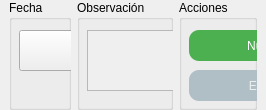
       <widget class="QFrame" name="frame_2">
        <property name="minimumSize">
         <size>
          <width>0</width>
          <height>100</height>
         </size>
        </property>
        <property name="styleSheet">
         <string notr="true">QPushButton {
    color:  white;
    background-color: #0097a7;
	border-radius: 10px;
	padding: 10px;
}</string>
        </property>
        <property name="frameShape">
         <enum>QFrame::NoFrame</enum>
        </property>
        <property name="frameShadow">
         <enum>QFrame::Raised</enum>
        </property>
        <layout class="QGridLayout" name="gridLayout" columnstretch="4,4,2">
         <property name="leftMargin">
          <number>9</number>
         </property>
         <property name="topMargin">
          <number>0</number>
         </property>
         <property name="rightMargin">
          <number>9</number>
         </property>
         <property name="bottomMargin">
          <number>0</number>
         </property>
         <item row="0" column="1">
          <widget class="QGroupBox" name="groupBox_5">
           <property name="title">
            <string>Observación</string>
           </property>
           <widget class="QPlainTextEdit" name="txt_observacion">
            <property name="enabled">
             <bool>false</bool>
            </property>
            <property name="geometry">
             <rect>
              <x>10</x>
              <y>30</y>
              <width>331</width>
              <height>61</height>
             </rect>
            </property>
           </widget>
          </widget>
         </item>
         <item row="0" column="0">
          <widget class="QGroupBox" name="groupBox_3">
           <property name="title">
            <string>Fecha</string>
           </property>
           <widget class="QComboBox" name="cmb_fecha">
            <property name="enabled">
             <bool>true</bool>
            </property>
            <property name="geometry">
             <rect>
              <x>10</x>
              <y>30</y>
              <width>331</width>
              <height>41</height>
             </rect>
            </property>
           </widget>
          </widget>
         </item>
         <item row="0" column="2">
          <widget class="QGroupBox" name="groupBox_4">
           <property name="minimumSize">
            <size>
             <width>0</width>
             <height>110</height>
            </size>
           </property>
           <property name="title">
            <string>Acciones</string>
           </property>
           <widget class="QPushButton" name="btn_nuevo">
            <property name="geometry">
             <rect>
              <x>10</x>
              <y>30</y>
              <width>151</width>
              <height>31</height>
             </rect>
            </property>
            <property name="cursor">
             <cursorShape>PointingHandCursor</cursorShape>
            </property>
            <property name="styleSheet">
             <string notr="true">background-color: #4caf50;</string>
            </property>
            <property name="text">
             <string>Nuevo</string>
            </property>
           </widget>
           <widget class="QPushButton" name="btn_editar">
            <property name="enabled">
             <bool>false</bool>
            </property>
            <property name="geometry">
             <rect>
              <x>10</x>
              <y>70</y>
              <width>151</width>
              <height>31</height>
             </rect>
            </property>
            <property name="cursor">
             <cursorShape>PointingHandCursor</cursorShape>
            </property>
            <property name="styleSheet">
             <string notr="true">QPushButton:disabled {
	background-color: #b0bec5;
	color: #eceff1;
}</string>
            </property>
            <property name="text">
             <string>Editar</string>
            </property>
           </widget>
          </widget>
         </item>
        </layout>
       </widget>
